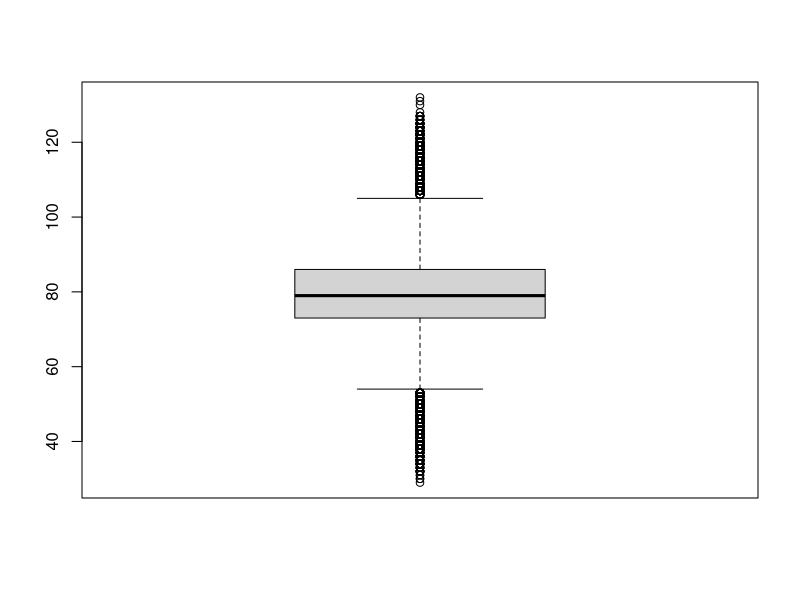
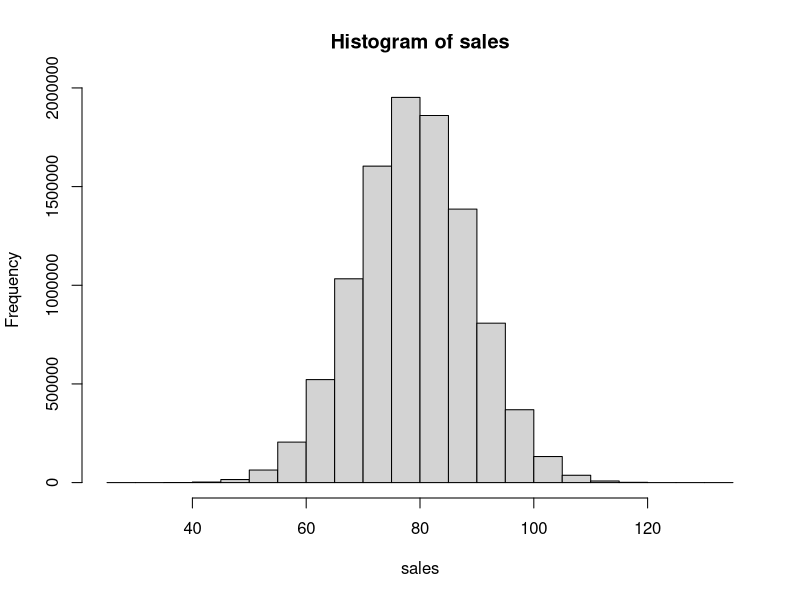
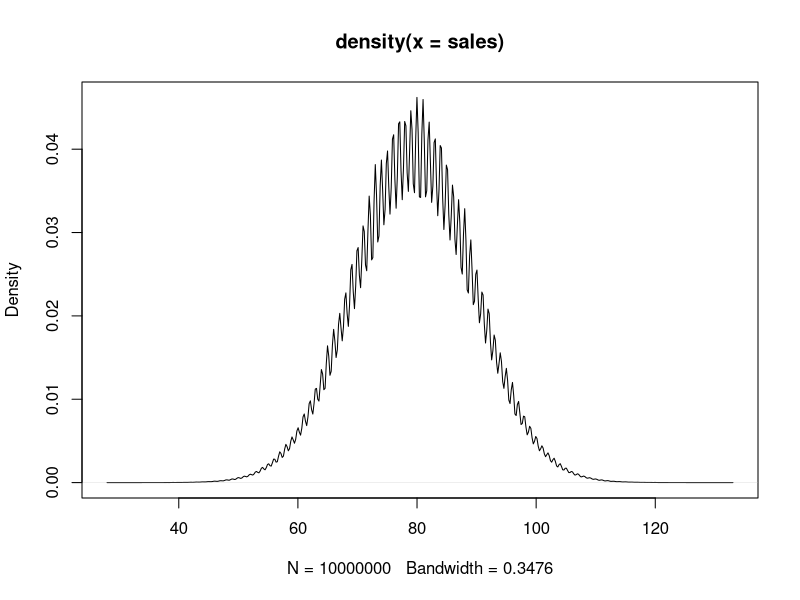

These figures' R source, in order: (Note: this script raises an error after producing the figures.)
# vector (of sales data normal dist mean=80 std dev=10, number of values=100)



sales=rnorm(10000000,mean=80,sd=10)
sales
#trunc, round,floor,ceiling
sales=trunc(sales)
sales
summary(sales)
boxplot(sales)
mean(sales)
median(sales)
hist(sales)
plot(density(sales))
sd(sales)
#10-50
range(sales)
#matrix
m1=matrix(100:123,ncol=2)
m1
colSums(m1)
colMeans(m1)
m1[,1]
colnames(m1)=c('A','B')
head(m1)
tail(m1)

#DF
sname=paste('Student',1:30,sep='_')
sname
marks=trunc(runif(30,50,90))
(gender=sample(c('M','F'),replace=T,size=30,prob=c(.7,.3)))
?runif
df1=data.frame(sname,marks,gender)
head(df1)

#sort in descending order of marks, mean marks genderwise
library(dplyr)
df1 %>% group_by(gender) %>% summarize(mean(marks),n(),min(marks),max(marks))
?arrange
arrange(df1,desc(marks),select(df1))
?select
#names,marks(descending order),no gender
names(df1)
str(df1)
summary(df1)
df1[(order(df1$marks,decreasing=T)),c('sname','marks')]
df1[(order(df1$marks,decreasing=T)),c('sname','marks')]
#use dplyer
df1 %>% select(sname,marks) %>% arrange(desc(marks))

df1 %>% sample_n(3)
df1 %>% sample_n(3)

#insert 5 missing value in random location in marks column
df1[sample(1:30,size=5),2]=NA
#replace missing values with mean value
complete.cases(df1)
df1[!complete.cases(df1),2]=99
df1
#replace with mean
df1[!complete.cases(df1),2]=mean(df1$marks,na.rm=T)
df1
mean(df1$marks,na.rm=T)
df2=df1[complete.case(df1),]
sum(is.na(df1))
sum(is.na(df2))

#Linear Regression
#Logistic Regression

#df=read.csv(file.choose)





